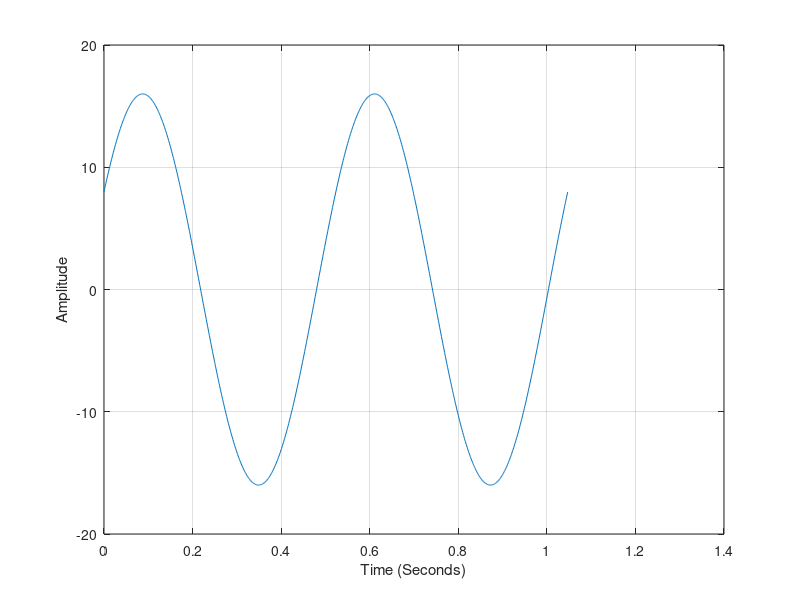

MATLAB code to generate this figure:
close all;
clear all;
clc;

A = 16;
f = 6/pi;
T = 1/f;
p = -pi/3;

t = 0:1/1000:2*T;

w1 = A*cos(2*pi*f*t + p);

plot(t, w1);
grid on;
xlabel('Time (Seconds)');
ylabel('Amplitude');
